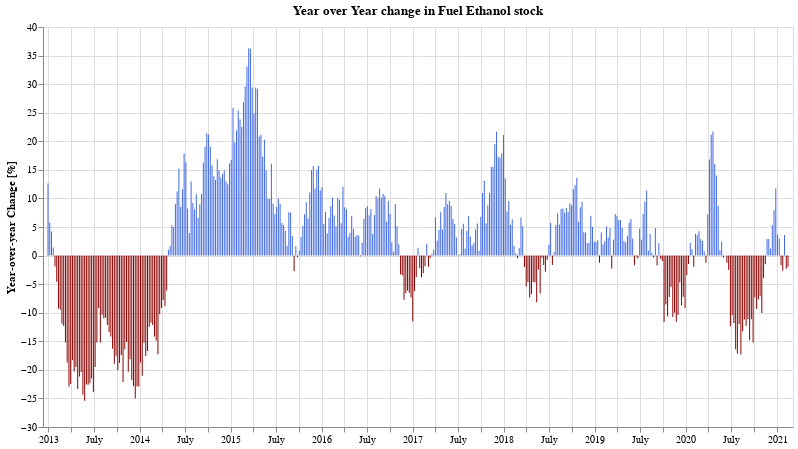

Notebook cell for this chart:
### Code cell
col = 'Fuel Ethanol'

chartFor(df_oil_yoy, col)

### Figure 1 — Vega-Lite specification as saved in the notebook (floating-point values rounded to 4 significant figures; data arrays with more than 128 entries replaced by an {"elided": "..."} marker saying what was removed)
{"config": {"view": {"continuousWidth": 400, "continuousHeight": 300}}, "data": {"name": "data-dc4b29d5fe4963b34b0d3a443f2c18e0"}, "mark": {"type": "bar", "width": 1}, "encoding": {"color": {"condition": {"value": "darkred", "test": "datum['Fuel Ethanol'] < 0"}, "value": "royalblue"}, "tooltip": [{"type": "temporal", "field": "dt", "title": ""}, {"type": "quantitative", "field": "Fuel Ethanol", "format": ",.02f", "title": "YoY % Change"}], "x": {"type": "temporal", "axis": {"title": ""}, "field": "dt"}, "y": {"type": "quantitative", "axis": {"title": "Year-over-year Change [%]"}, "field": "Fuel Ethanol"}}, "height": 400, "title": "Year over Year change in Fuel Ethanol stock", "width": 750, "$schema": "https://vega.github.io/schema/vega-lite/v4.8.1.json", "datasets": {"data-dc4b29d5fe4963b34b0d3a443f2c18e0": {"elided": "477 records"}}}
